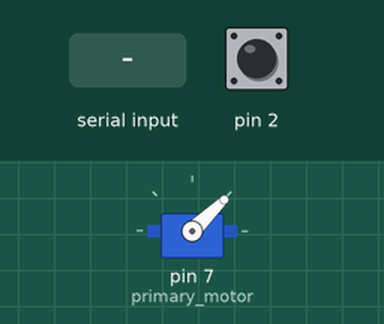
Recording of a sketch running on a simulated Arduino Uno, built with avr-gcc and run on an emulated ATmega328P. Shown: servo. The inputs (shaded band) are chosen by the test bench; at power-on: pin 2 HIGH. What the sketch prints to the serial monitor is not drawn.

Above: at 1.2 s.
1.3 s: "90,45\n" received over Serial
At 3.2 s:
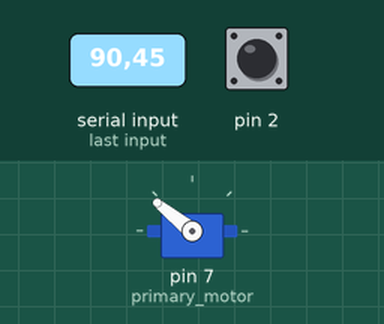
3.8 s: "30,150\n" received over Serial
At 4.6 s:
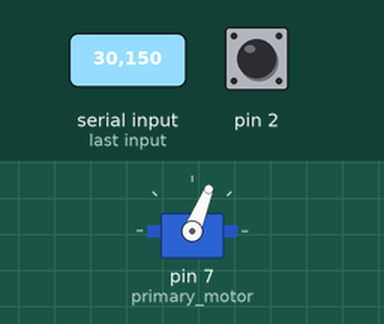
6.3 s: "90\n" received over Serial
At 7.0 s:
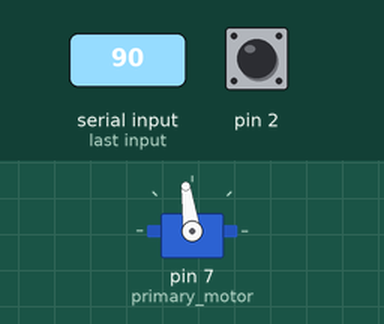
8.8 s: "200\n" received over Serial
At 14.0 s:
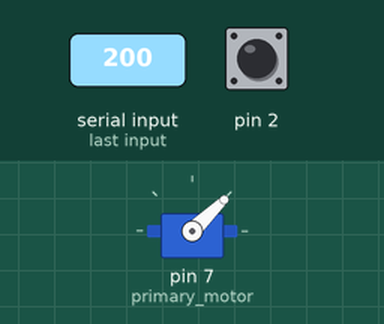
Timing chart, 0 to 14.3 s (numbered marks = the images above; inputs shaded):
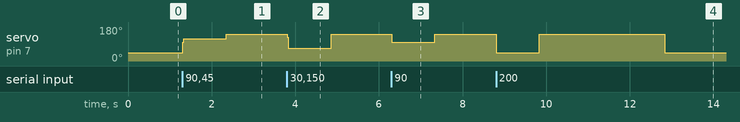

Measured:
- after the input at 1.3 s, servo on pin 7 (primary_motor): 44° → 119° at once, → 141° 1.1 s later
- after the input at 3.8 s, servo on pin 7 (primary_motor): 141° → 68° at once, → 141° 1.1 s later
- after the input at 6.3 s, servo on pin 7 (primary_motor): 141° → 98° at once, → 141° 1.0 s later
- after the input at 8.8 s, servo on pin 7 (primary_motor): 141° → 44° after 0.01 s instead of 1.5 s

The sketch:

board_firmware_v3.ino
```cpp
//Mohsin Khan
//last edited: December 13th, 2016
//
//Firmware for electric longboard

#include <Servo.h>
Servo primary_motor;

int MIN_SPEED = 1000;
int MAX_SPEED = 1500;
String serin = "200200";
String datasend = "200";
int transmission = 0;

unsigned long timestamp;
unsigned long timeout = 3000UL;
void setup()
{
  pinMode(2,INPUT_PULLUP);

  primary_motor.attach(7);
  Serial.begin(9600);
  Serial.println("BOOTUP");
  primary_motor.writeMicroseconds(MIN_SPEED);
  if (!digitalRead(2)){
    Serial.println("Boosted Mode Enabled");
    MAX_SPEED = 2000;
    }
}

void loop()
{
  timestamp = millis();
  while ((millis() - timestamp) < timeout){

  if (Serial.available()){
    serin = String(Serial.parseInt());
    datasend = "";
    datasend.concat(serin[0]);
    datasend.concat(serin[1]);
    datasend.concat(serin[2]);
    transmission = map(datasend.toInt(),200,100,MIN_SPEED,MAX_SPEED);

    if (transmission < 0 || transmission > 2100){
      transmission = 700;
      Serial.println("Defaulting");
      }

    Serial.print(datasend);
    Serial.print("\t");
    Serial.println(transmission);
    primary_motor.writeMicroseconds(transmission);

    timestamp = millis();
    }

    delay(25);
}
  primary_motor.writeMicroseconds(MIN_SPEED);
  while(!Serial.available()){

    //wait until communication restored
    Serial.println("Waiting for input...");
    delay(1000);
    }

}
```
